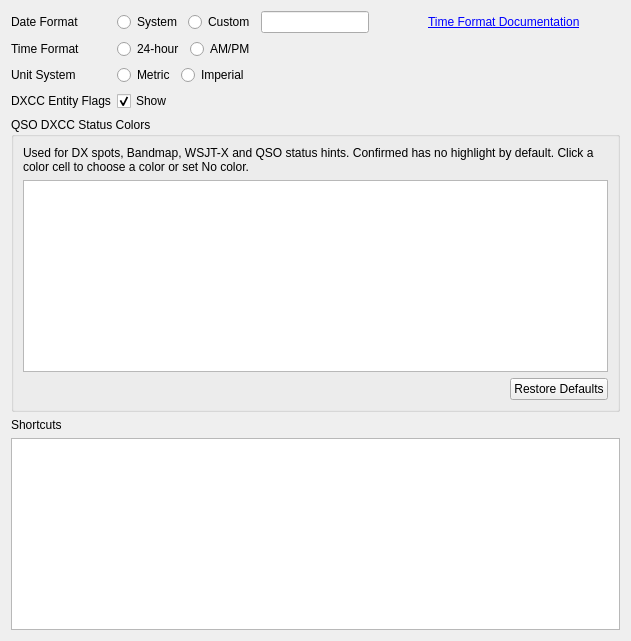
     <widget class="QWidget" name="guiTab">
      <attribute name="title">
       <string>GUI</string>
      </attribute>
      <layout class="QVBoxLayout" name="verticalLayout_14">
       <item>
        <layout class="QFormLayout" name="dateTimeFormatLayout">
         <item row="0" column="0">
          <widget class="QLabel" name="dateFormatLabel">
           <property name="text">
            <string>Date Format</string>
           </property>
          </widget>
         </item>
         <item row="0" column="1">
          <layout class="QHBoxLayout" name="horizontalLayout_36">
           <item>
            <widget class="QRadioButton" name="dateFormatSystemRadioButton">
             <property name="text">
              <string>System</string>
             </property>
             <attribute name="buttonGroup">
              <string notr="true">buttonGroup_2</string>
             </attribute>
            </widget>
           </item>
           <item>
            <widget class="QRadioButton" name="dateFormatCustomRadioButton">
             <property name="text">
              <string>Custom</string>
             </property>
             <attribute name="buttonGroup">
              <string notr="true">buttonGroup_2</string>
             </attribute>
            </widget>
           </item>
           <item>
            <widget class="QLineEdit" name="dateFormatStringEdit">
             <property name="sizePolicy">
              <sizepolicy hsizetype="Fixed" vsizetype="Fixed">
               <horstretch>0</horstretch>
               <verstretch>0</verstretch>
              </sizepolicy>
             </property>
            </widget>
           </item>
           <item>
            <spacer name="horizontalSpacer_5">
             <property name="orientation">
              <enum>Qt::Horizontal</enum>
             </property>
             <property name="sizeType">
              <enum>QSizePolicy::Fixed</enum>
             </property>
             <property name="sizeHint" stdset="0">
              <size>
               <width>20</width>
               <height>20</height>
              </size>
             </property>
            </spacer>
           </item>
           <item>
            <widget class="QLabel" name="dateFormatResultLabel">
             <property name="text">
              <string/>
             </property>
            </widget>
           </item>
           <item>
            <spacer name="horizontalSpacer_4">
             <property name="orientation">
              <enum>Qt::Horizontal</enum>
             </property>
             <property name="sizeType">
              <enum>QSizePolicy::Fixed</enum>
             </property>
             <property name="sizeHint" stdset="0">
              <size>
               <width>20</width>
               <height>20</height>
              </size>
             </property>
            </spacer>
           </item>
           <item>
            <widget class="QLabel" name="dateFormatDocLabel">
             <property name="text">
              <string>&lt;a href=&quot;https://doc.qt.io/qt-6/qdate.html#fromString&quot;&gt;Time Format Documentation&lt;/a&gt;</string>
             </property>
             <property name="openExternalLinks">
              <bool>true</bool>
             </property>
            </widget>
           </item>
           <item>
            <spacer name="horizontalSpacer_6">
             <property name="orientation">
              <enum>Qt::Horizontal</enum>
             </property>
             <property name="sizeHint" stdset="0">
              <size>
               <width>40</width>
               <height>20</height>
              </size>
             </property>
            </spacer>
           </item>
          </layout>
         </item>
         <item row="1" column="0">
          <widget class="QLabel" name="timeFormatLabel">
           <property name="text">
            <string>Time Format</string>
           </property>
          </widget>
         </item>
         <item row="1" column="1">
          <layout class="QHBoxLayout" name="horizontalLayout_35">
           <item>
            <widget class="QRadioButton" name="timeFormat24RadioButton">
             <property name="text">
              <string>24-hour</string>
             </property>
             <attribute name="buttonGroup">
              <string notr="true">buttonGroup</string>
             </attribute>
            </widget>
           </item>
           <item>
            <widget class="QRadioButton" name="timeFormat12RadioButton">
             <property name="text">
              <string>AM/PM</string>
             </property>
             <attribute name="buttonGroup">
              <string notr="true">buttonGroup</string>
             </attribute>
            </widget>
           </item>
           <item>
            <spacer name="horizontalSpacer_3">
             <property name="orientation">
              <enum>Qt::Horizontal</enum>
             </property>
             <property name="sizeHint" stdset="0">
              <size>
               <width>40</width>
               <height>20</height>
              </size>
             </property>
            </spacer>
           </item>
          </layout>
         </item>
         <item row="2" column="0">
          <widget class="QLabel" name="unitFormatLabel">
           <property name="text">
            <string>Unit System</string>
           </property>
          </widget>
         </item>
         <item row="2" column="1">
          <layout class="QHBoxLayout" name="horizontalLayout_38">
           <item>
            <widget class="QRadioButton" name="unitFormatMetricRadioButton">
             <property name="text">
              <string>Metric</string>
             </property>
             <attribute name="buttonGroup">
              <string notr="true">buttonGroup_3</string>
             </attribute>
            </widget>
           </item>
           <item>
            <widget class="QRadioButton" name="unitFormatImperialRadioButton">
             <property name="text">
              <string>Imperial</string>
             </property>
             <attribute name="buttonGroup">
              <string notr="true">buttonGroup_3</string>
             </attribute>
            </widget>
           </item>
           <item>
            <spacer name="horizontalSpacer_8">
             <property name="orientation">
              <enum>Qt::Horizontal</enum>
             </property>
             <property name="sizeHint" stdset="0">
              <size>
               <width>40</width>
               <height>20</height>
              </size>
             </property>
            </spacer>
           </item>
          </layout>
         </item>
         <item row="3" column="0">
          <widget class="QLabel" name="dxccFlagsLabel">
           <property name="text">
            <string>DXCC Entity Flags</string>
           </property>
          </widget>
         </item>
         <item row="3" column="1">
          <widget class="QCheckBox" name="showDxccFlagsCheckBox">
           <property name="toolTip">
            <string>Show DXCC entity flags</string>
           </property>
           <property name="text">
            <string>Show</string>
           </property>
           <property name="checked">
            <bool>true</bool>
           </property>
          </widget>
         </item>
        </layout>
       </item>
       <item>
        <widget class="QGroupBox" name="qsoStatusColorsGroupBox">
         <property name="sizePolicy">
          <sizepolicy hsizetype="Preferred" vsizetype="Maximum">
           <horstretch>0</horstretch>
           <verstretch>0</verstretch>
          </sizepolicy>
         </property>
         <property name="title">
          <string>QSO DXCC Status Colors</string>
         </property>
         <layout class="QVBoxLayout" name="qsoStatusColorsLayout">
          <item>
           <widget class="QLabel" name="qsoStatusColorsInfoLabel">
            <property name="sizePolicy">
             <sizepolicy hsizetype="Preferred" vsizetype="Maximum">
              <horstretch>0</horstretch>
              <verstretch>0</verstretch>
             </sizepolicy>
            </property>
            <property name="text">
             <string>Used for DX spots, Bandmap, WSJT-X and QSO status hints. Confirmed has no highlight by default. Click a color cell to choose a color or set No color.</string>
            </property>
            <property name="wordWrap">
             <bool>true</bool>
            </property>
           </widget>
          </item>
          <item>
           <widget class="QTableWidget" name="qsoStatusColorsTable">
            <property name="maximumSize">
             <size>
              <width>16777215</width>
              <height>220</height>
             </size>
            </property>
            <property name="editTriggers">
             <set>QAbstractItemView::NoEditTriggers</set>
            </property>
            <property name="alternatingRowColors">
             <bool>true</bool>
            </property>
            <property name="selectionMode">
             <enum>QAbstractItemView::NoSelection</enum>
            </property>
            <attribute name="verticalHeaderMinimumSectionSize">
             <number>20</number>
            </attribute>
            <attribute name="verticalHeaderDefaultSectionSize">
             <number>20</number>
            </attribute>
           </widget>
          </item>
          <item>
           <layout class="QHBoxLayout" name="qsoStatusColorsButtonLayout">
            <item>
             <spacer name="qsoStatusColorsButtonSpacer">
              <property name="orientation">
               <enum>Qt::Horizontal</enum>
              </property>
              <property name="sizeHint" stdset="0">
               <size>
                <width>40</width>
                <height>20</height>
               </size>
              </property>
             </spacer>
            </item>
            <item>
             <widget class="QPushButton" name="qsoStatusColorsDefaultsButton">
              <property name="text">
               <string>Restore Defaults</string>
              </property>
             </widget>
            </item>
           </layout>
          </item>
         </layout>
        </widget>
       </item>
       <item>
        <layout class="QHBoxLayout" name="horizontalLayout_44">
         <property name="spacing">
          <number>20</number>
         </property>
         <item>
          <widget class="QLabel" name="shortcutTitleLabel">
           <property name="sizePolicy">
            <sizepolicy hsizetype="Maximum" vsizetype="Preferred">
             <horstretch>0</horstretch>
             <verstretch>0</verstretch>
            </sizepolicy>
           </property>
           <property name="text">
            <string>Shortcuts</string>
           </property>
          </widget>
         </item>
         <item>
          <widget class="QLabel" name="shortcutInfoLabel">
           <property name="text">
            <string/>
           </property>
          </widget>
         </item>
        </layout>
       </item>
       <item>
        <widget class="QTableView" name="shortcutsTableView">
         <property name="alternatingRowColors">
          <bool>true</bool>
         </property>
         <property name="selectionMode">
          <enum>QAbstractItemView::NoSelection</enum>
         </property>
         <property name="verticalScrollMode">
          <enum>QAbstractItemView::ScrollPerPixel</enum>
         </property>
         <property name="horizontalScrollMode">
          <enum>QAbstractItemView::ScrollPerPixel</enum>
         </property>
         <attribute name="horizontalHeaderMinimumSectionSize">
          <number>300</number>
         </attribute>
         <attribute name="verticalHeaderMinimumSectionSize">
          <number>20</number>
         </attribute>
         <attribute name="verticalHeaderDefaultSectionSize">
          <number>20</number>
         </attribute>
        </widget>
       </item>
      </layout>
     </widget>
